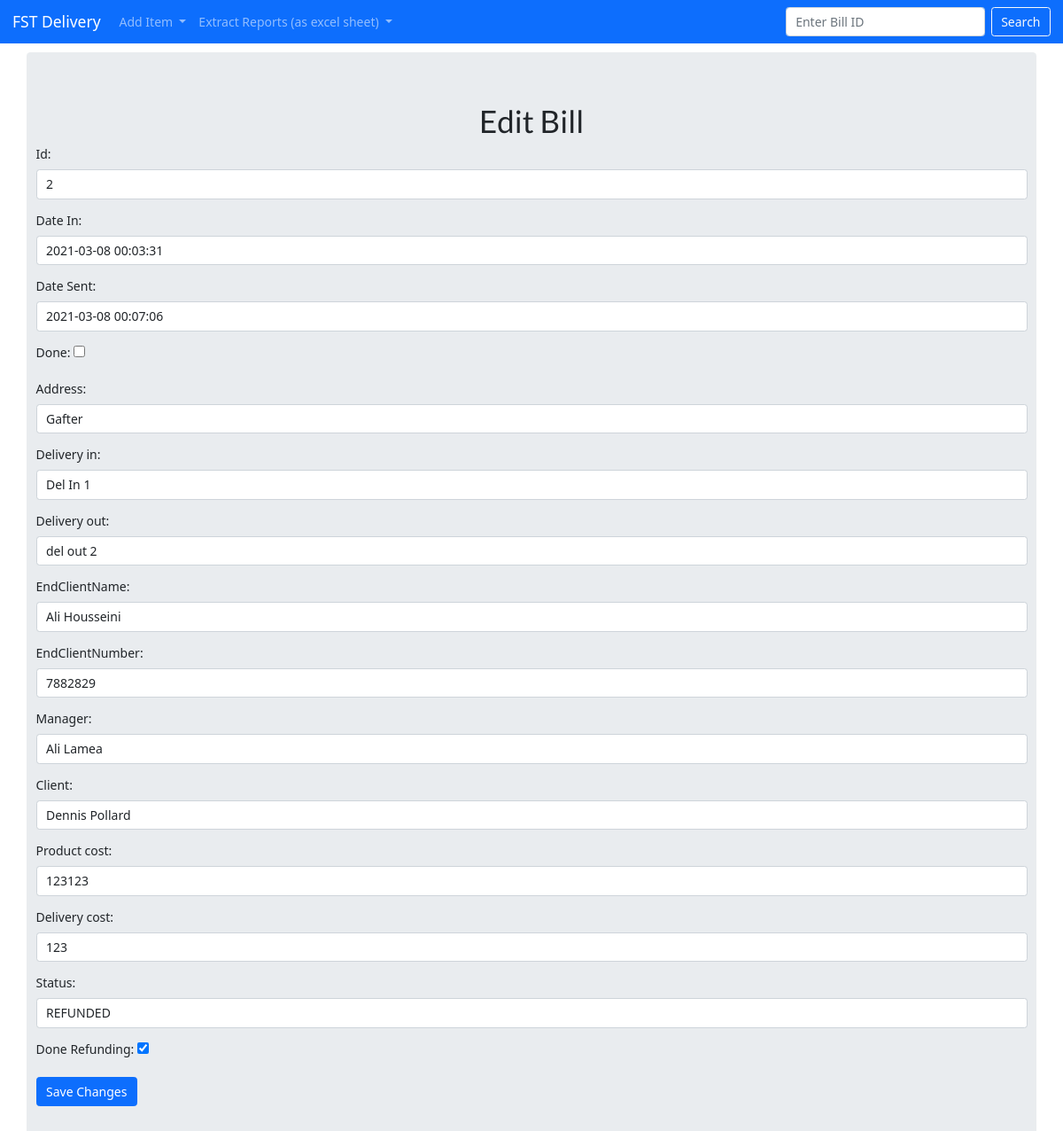
The app's page /2/updateBill with its own data.
### deliveryApp/models.py (models this page shows, shortened)
class Bill(models.Model):
    Id = models.CharField(max_length=10, primary_key=True)
    Date_In = models.DateTimeField('Date In', null=True, blank=True)
    Date_Sent = models.DateTimeField('Date Sent', null=True, blank=True,default=None)
    Date_Paid = models.DateTimeField('Date Paid', null=True, blank=True, default=None)
    Date_Done = models.DateTimeField('Date Done', null=True, blank=True, default=None)
    Done = models.BooleanField(default=False)
    address = models.CharField(max_length=100000,default="Address not found")
    delivery_in = models.ForeignKey(Delivery_In, on_delete=models.CASCADE)
    delivery_out = models.ForeignKey(Delivery_Out, on_delete=models.CASCADE)
    endClientName=models.CharField(max_length=100000,default="Unknown Name")
    endClientNumber=models.CharField(max_length=10000,default="03000000")
    manager = models.ForeignKey(Manager, on_delete=models.CASCADE)
    client = models.ForeignKey(Client, on_delete=models.CASCADE, null=False)
    Product_cost = models.PositiveIntegerField( default=0)
    Delivery_cost = models.PositiveIntegerField(default=0)
    Status = models.CharField(max_length=99, choices=Status_Choices, default="pending" )
    Hidden_Status =  models.CharField(max_length=99, choices=Status_Choices, default="pending" )
    Done_Refunding = models.BooleanField(default=False)

### deliveryApp/views.py (the view)
# urls.py: path('<pk>/updateBill', BillUpdate.as_view(),name="updatebill"),
class BillUpdate(UpdateView):
    model = Bill
    fields = ['Id','Date_In','Date_Sent', 'Done', 'address', 'delivery_in','delivery_out','endClientName','endClientNumber','manager','client','Product_cost','Delivery_cost','Status','Done_Refunding']

### deliveryApp/models.py (called while the page is built)
    def __str__(self):
        return self.Name

    def __str__(self):
        return self.Name

    def __str__(self):
        return self.Company

    def __str__(self):
        return self.Name

### deliveryApp/templates/deliveryApp/bill_form.html (shortened to what this page needs)
{% extends 'base.html' %}
{% block content%}
<div style="margin-top: 10px">
<div style="align-content: center">
<form method="post" class="container jumbotron" style="align-content: center">
	<h1 style="text-align: center">Edit Bill</h1>
    {{ form.as_p }}
    <input type="submit" class="btn btn-primary" value="Save Changes">
</form>
</div>
</div>
{% endblock %}

### records on screen
Bill: Id "2", Date_In "2021-03-08 00:03:31", Date_Sent "2021-03-08 00:07:06", address "Gafter", delivery_in "Del In 1", delivery_out "del out 2", endClientName "Ali Housseini", endClientNumber "7882829", manager "Ali Lamea", client "Dennis Pollard", Product_cost "123123", Delivery_cost "123", Status "REFUNDED", Done_Refunding "☑"
